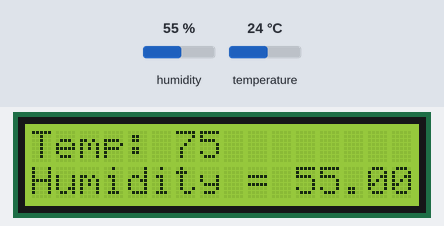
Bench run of a sketch on a simulated Arduino Uno, built with avr-gcc and run on an emulated ATmega328P. On the bench: 16×2 character LCD. Inputs (shaded band) come from the test bench; at power-on: humidity 55 %, temperature 24 °C.

Above: at 1.2 s.
1.3 s: humidity set to 22 %
At 2.4 s:
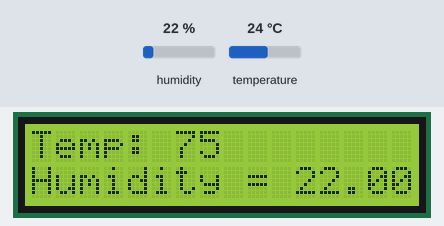
3.6 s: temperature set to 12 °C
At 6.4 s:
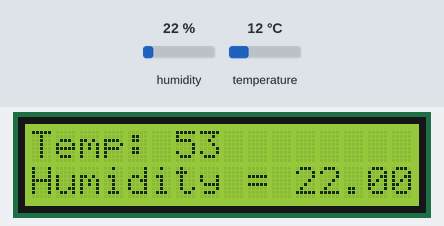
6.7 s: humidity set to 40 %
At 7.6 s:
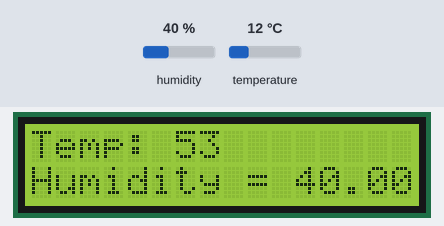
8.7 s: temperature set to 19 °C
At 11.7 s:
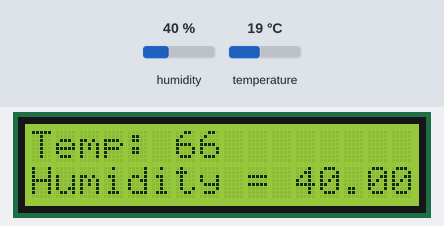
Timing chart, 0 to 12.8 s (numbered marks = the images above; inputs shaded):
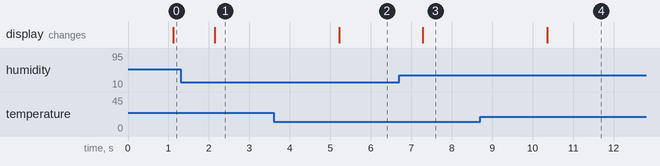

The sketch:

DHT11-LCD.ino
```cpp
/*
 * Temperature and Humidity sensor
 * onto LCD display
 * Alex Munoz
 * alex@napend.com
 * 3/26/20
 */

// Add the libraries for the DHT11 sensor and the LCD.
#include <dht.h>
#include <LiquidCrystal.h>

// Define the pins for the sensor, LCD, and the name for the DHT
// in the code.
dht DHT;
#define DHT11_Pin 8
LiquidCrystal lcd(7, 6, 5, 4, 3, 2);

void setup(){
  lcd.begin(16, 2);
}

void loop(){
  // Variables. Converts Celcius to Fahrenheit.
  int fahrenheit = (DHT.temperature * 1.8) + 32;
  int chk = DHT.read11(DHT11_Pin);

  // Temperature output on LCD
  lcd.setCursor(0, 0);
  lcd.print("Temp: ");
  lcd.print(fahrenheit);

  // Humidity output on LCD.
  lcd.setCursor(0, 1);
  lcd.print("Humidity = ");
  lcd.print(DHT.humidity);

  delay(1000);
}
```

Measured:
- after the input at 1.3 s, the display: changes after 0.84 s (image 1)
- after the input at 3.6 s, the display: changes after 1.6 s (image 2)
- after the input at 6.7 s, the display: changes after 0.58 s (image 3)
- after the input at 8.7 s, the display: changes after 1.7 s (image 4)
